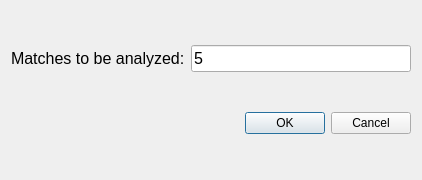
<?xml version="1.0" encoding="UTF-8"?>
<ui version="4.0">
 <class>SettingsDialog</class>
 <widget class="QDialog" name="SettingsDialog">
  <property name="geometry">
   <rect>
    <x>0</x>
    <y>0</y>
    <width>422</width>
    <height>180</height>
   </rect>
  </property>
  <property name="windowTitle">
   <string>Dialog</string>
  </property>
  <property name="styleSheet">
   <string notr="true">QDialog{
background-color: qlineargradient(spread:pad, x1:0, y1:0, x2:1, y2:0, stop:0 rgba(7, 25, 43, 255), stop:1 rgba(19, 171, 194, 255));
}

QDialog &gt; *{
background: transparent;
}</string>
  </property>
  <layout class="QGridLayout" name="gridLayout">
   <item row="0" column="1">
    <widget class="QLabel" name="label_numberMatches">
     <property name="font">
      <font>
       <pointsize>12</pointsize>
      </font>
     </property>
     <property name="text">
      <string>Matches to be analyzed:</string>
     </property>
    </widget>
   </item>
   <item row="1" column="2">
    <widget class="QDialogButtonBox" name="buttonBox">
     <property name="orientation">
      <enum>Qt::Horizontal</enum>
     </property>
     <property name="standardButtons">
      <set>QDialogButtonBox::Cancel|QDialogButtonBox::Ok</set>
     </property>
    </widget>
   </item>
   <item row="0" column="2">
    <widget class="QLineEdit" name="matchesLine">
     <property name="font">
      <font>
       <pointsize>12</pointsize>
      </font>
     </property>
     <property name="text">
      <string>5</string>
     </property>
    </widget>
   </item>
  </layout>
 </widget>
 <resources/>
 <connections>
  <connection>
   <sender>buttonBox</sender>
   <signal>accepted()</signal>
   <receiver>SettingsDialog</receiver>
   <slot>accept()</slot>
   <hints>
    <hint type="sourcelabel">
     <x>248</x>
     <y>254</y>
    </hint>
    <hint type="destinationlabel">
     <x>157</x>
     <y>274</y>
    </hint>
   </hints>
  </connection>
  <connection>
   <sender>buttonBox</sender>
   <signal>rejected()</signal>
   <receiver>SettingsDialog</receiver>
   <slot>reject()</slot>
   <hints>
    <hint type="sourcelabel">
     <x>316</x>
     <y>260</y>
    </hint>
    <hint type="destinationlabel">
     <x>286</x>
     <y>274</y>
    </hint>
   </hints>
  </connection>
 </connections>
</ui>
